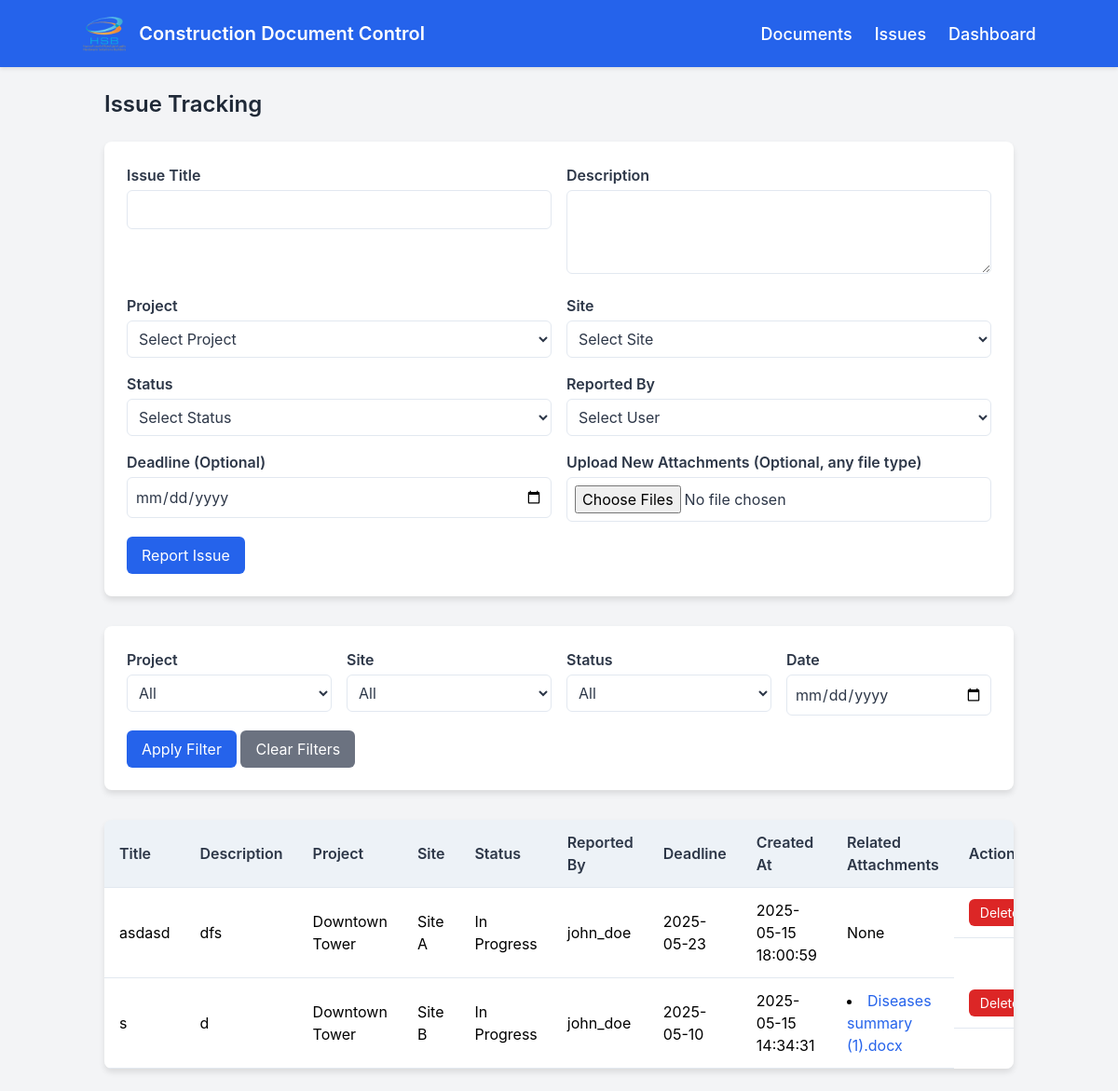
The app's page /issues, older data.
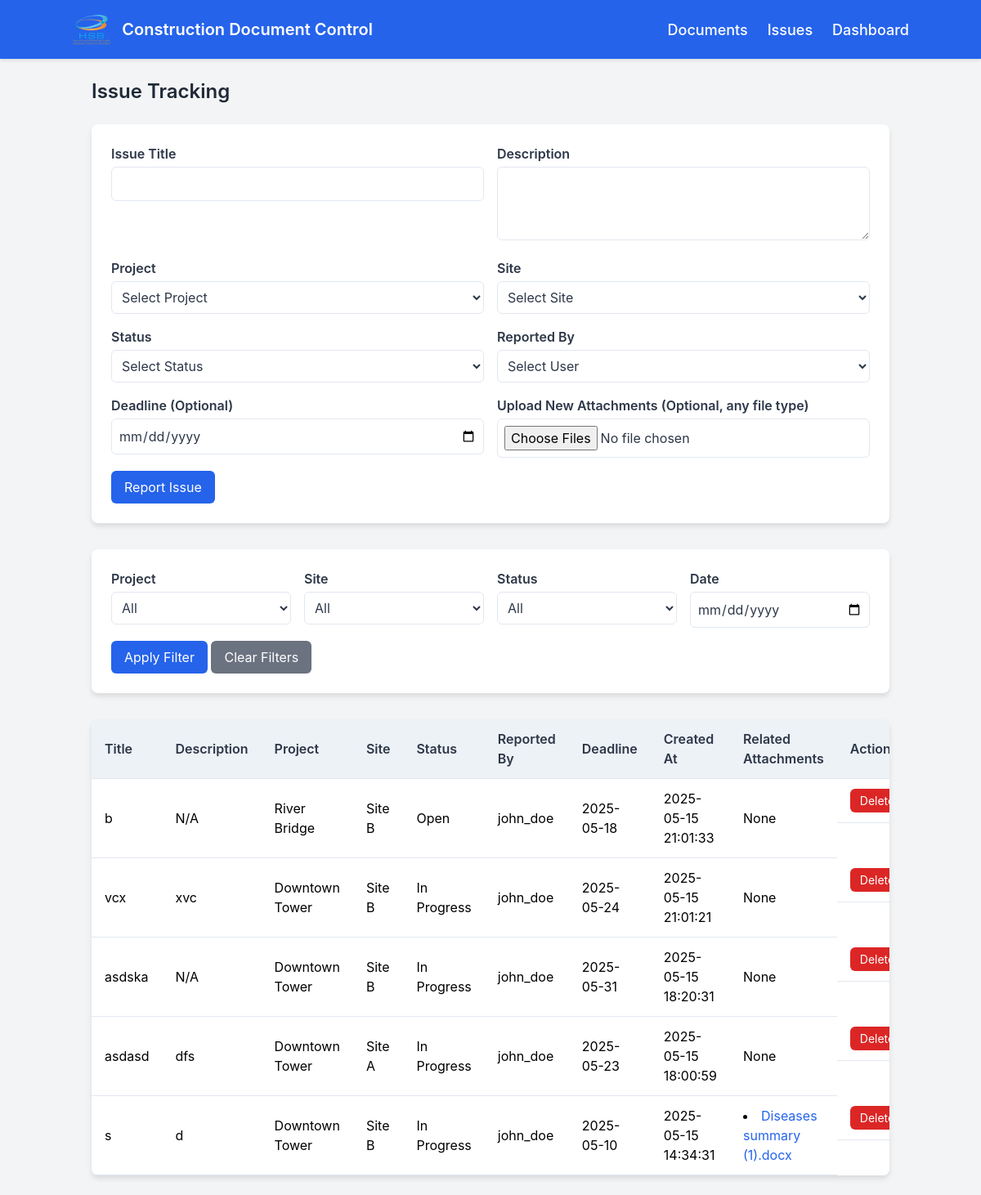
The same page, newer data.
### tables this page shows
CREATE TABLE issues (
        id INTEGER PRIMARY KEY AUTOINCREMENT,
        title TEXT NOT NULL,
        description TEXT,
        project_id INTEGER,
        site_id INTEGER,
        status_id INTEGER,
        reported_by INTEGER,
        deadline DATE,
        created_at TIMESTAMP DEFAULT CURRENT_TIMESTAMP,
        FOREIGN KEY (project_id) REFERENCES projects(id),
        FOREIGN KEY (site_id) REFERENCES sites(id),
        FOREIGN KEY (status_id) REFERENCES issue_statuses(id),
        FOREIGN KEY (reported_by) REFERENCES users(id)
    );

CREATE TABLE projects (
        id INTEGER PRIMARY KEY AUTOINCREMENT,
        project_name TEXT NOT NULL UNIQUE
    );

CREATE TABLE sites (
        id INTEGER PRIMARY KEY AUTOINCREMENT,
        site_name TEXT NOT NULL UNIQUE
    );

CREATE TABLE issue_statuses (
        id INTEGER PRIMARY KEY AUTOINCREMENT,
        status_name TEXT NOT NULL UNIQUE
    );

CREATE TABLE users (
        id INTEGER PRIMARY KEY AUTOINCREMENT,
        username TEXT NOT NULL UNIQUE
    );

CREATE TABLE issue_attachments (
            id INTEGER PRIMARY KEY AUTOINCREMENT,
            filename TEXT NOT NULL,
            file_path TEXT NOT NULL,
            issue_id INTEGER,
            uploaded_by INTEGER,
            created_at TIMESTAMP DEFAULT CURRENT_TIMESTAMP,
            FOREIGN KEY (issue_id) REFERENCES issues(id),
            FOREIGN KEY (uploaded_by) REFERENCES users(id)
        );

### app.py (the view, shortened to what this page needs)
@app.route('/issues', methods=['GET', 'POST'])
def issues():
    filters = {}
    projects = get_projects()
    sites = get_sites()
    issue_statuses = get_issue_statuses()
    users = get_users()
    issues = get_all_issues(filters)
    return render_template('issues.html',
                         projects=projects,
                         sites=sites,
                         issue_statuses=issue_statuses,
                         users=users,
                         issues=issues,
                         filters=filters,
                         get_documents_for_issue=get_documents_for_issue)

### database.py (called while the page is built, shortened)
def get_db_connection():
    conn = sqlite3.connect(DATABASE)
    conn.row_factory = sqlite3.Row
    return conn

def get_projects():
    conn = get_db_connection()
    projects = conn.execute('SELECT * FROM projects').fetchall()
    conn.close()
    return projects

def get_sites():
    conn = get_db_connection()
    sites = conn.execute('SELECT * FROM sites').fetchall()
    conn.close()
    return sites

def get_users():
    conn = get_db_connection()
    users = conn.execute('SELECT * FROM users').fetchall()
    conn.close()
    return users

def get_issue_statuses():
    conn = get_db_connection()
    statuses = conn.execute('SELECT * FROM issue_statuses').fetchall()
    conn.close()
    return statuses

def get_all_issues(filters=None):
    conn = get_db_connection()
    query = '''
        SELECT i.id, i.title, i.description, p.project_name, s.site_name, st.status_name, u.username, i.deadline, i.created_at
        FROM issues i
        JOIN projects p ON i.project_id = p.id
        JOIN sites s ON i.site_id = s.id
        JOIN issue_statuses st ON i.status_id = st.id
        JOIN users u ON i.reported_by = u.id
    '''
    params = []
    conditions = []
    if conditions:
        query += ' WHERE ' + ' AND '.join(conditions)
    query += ' ORDER BY i.created_at DESC'
    issues = conn.execute(query, params).fetchall()
    conn.close()
    return issues

def get_documents_for_issue(issue_id):
    conn = get_db_connection()
    documents = conn.execute('''
        SELECT ia.id, ia.filename
        FROM issue_attachments ia
        WHERE ia.issue_id = ?
    ''', (issue_id,)).fetchall()
    conn.close()
    return documents

### templates/issues.html (shortened to what this page needs)
{% extends 'base.html' %}
{% block content %}
    <h2 class="text-2xl font-semibold text-gray-800 mb-6">Issue Tracking</h2>
    <div class="form-container mb-6">
        <form id="report-issue-form" method="POST" action="{{ url_for('report_issue') }}" enctype="multipart/form-data">
            <div class="grid grid-cols-1 md:grid-cols-2 gap-4">
                <div>
                    <label for="issue-title" class="block mb-1">Issue Title</label>
                    <input type="text" id="issue-title" name="title" class="w-full border p-2 rounded-md focus:outline-none focus:border-blue-500" required>
                </div>
                <div>
                    <label for="issue-description" class="block mb-1">Description</label>
                    <textarea id="issue-description" name="description" class="w-full border p-2 rounded-md focus:outline-none focus:border-blue-500" rows="3"></textarea>
                </div>
                <div>
                    <label for="issue-project" class="block mb-1">Project</label>
                    <select id="issue-project" name="project" required>
                        <option value="">Select Project</option>
                    </select>
                </div>
                <div>
                    <label for="issue-site" class="block mb-1">Site</label>
                    <select id="issue-site" name="site" required>
                        <option value="">Select Site</option>
                    </select>
                </div>
                <div>
                    <label for="issue-status" class="block mb-1">Status</label>
                    <select id="issue-status" name="status" required>
                        <option value="">Select Status</option>
                    </select>
                </div>
                <div>
                    <label for="issue-reported-by" class="block mb-1">Reported By</label>
                    <select id="issue-reported-by" name="reported_by" required>
                        <option value="">Select User</option>
                    </select>
                </div>
                <div>
                    <label for="issue-deadline" class="block mb-1">Deadline (Optional)</label>
                    <input type="date" id="issue-deadline" name="deadline" class="w-full border p-2 rounded-md focus:outline-none focus:border-blue-500">
                </div>
                <div>
                    <label for="issue-files" class="block mb-1">Upload New Attachments (Optional, any file type)</label>
                    <input type="file" id="issue-files" name="files" multiple class="w-full border p-2 rounded-md focus:outline-none focus:border-blue-500">
                </div>
            </div>
            <button type="submit" class="bg-blue-600 text-white px-4 py-2 mt-4 rounded-md hover:bg-blue-700">Report Issue</button>
        </form>
    </div>
    <div class="form-container mb-6">
        <form id="filter-issues-form" method="POST" action="">
            <div class="grid grid-cols-1 md:grid-cols-4 gap-4">
                <div>
                    <label for="filter_issue_project" class="block mb-1">Project</label>
                    <select id="filter_issue_project" name="project">
                        <option value="">All</option>
                    </select>
                </div>
                <div>
                    <label for="filter_issue_site" class="block mb-1">Site</label>
                    <select id="filter_issue_site" name="site">
                        <option value="">All</option>
                    </select>
                </div>
                <div>
                    <label for="filter_issue_status" class="block mb-1">Status</label>
                    <select id="filter_issue_status" name="status">
                        <option value="">All</option>
                    </select>
                </div>
                <div>
                    <label for="filter_issue_date" class="block mb-1">Date</label>
                    <input type="date" id="filter_issue_date" name="date" value="{{ filters.date if filters.date else '' }}">
                </div>
            </div>
            <button type="submit" class="bg-blue-600 text-white px-4 py-2 mt-4 rounded-md hover:bg-blue-700">Apply Filter</button>
            <button type="button" id="clear-issue-filters" class="bg-gray-500 text-white px-4 py-2 mt-4 rounded-md hover:bg-gray-700">Clear Filters</button>
        </form>
    </div>
    <div class="table-container">
        <table>
            <thead>
                <tr>
                    <th>Title</th>
                    <th>Description</th>
                    <th>Project</th>
                    <th>Site</th>
                    <th>Status</th>
                    <th>Reported By</th>
                    <th>Deadline</th>
                    <th>Created At</th>
                    <th>Related Attachments</th>
                    <th>Action</th>
                </tr>
            </thead>
            <tbody>
                {% for issue in issues %}
                    <tr>
                        <td>{{ issue.title }}</td>
                        <td>{{ issue.description or 'N/A' }}</td>
                        <td>{{ issue.project_name }}</td>
                        <td>{{ issue.site_name }}</td>
                        <td>{{ issue.status_name }}</td>
                        <td>{{ issue.username }}</td>
                        <td>{{ issue.deadline or 'N/A' }}</td>
                        <td>{{ issue.created_at }}</td>
                        <td>
                            {% set related_docs = get_documents_for_issue(issue.id) %}
                            {% if related_docs %}
                                <ul class="list-disc list-inside">
                                    {% for doc in related_docs %}
                                        <li>
                                            <a href="{{ url_for('serve_uploaded_file', filename=doc.filename) }}" class="text-blue-600 hover:underline" target="_blank">{{ doc.filename }}</a>
                                        </li>
                                    {% endfor %}
                                </ul>
                            {% else %}
                                None
                            {% endif %}
                        </td>
                        <td class="flex items-center space-x-2">
                            <form class="delete-issue-form inline-flex" method="POST" action="{{ url_for('delete_issue_route', issue_id=issue.id) }}">
                                <button type="submit" class="bg-red-600 text-white px-2 py-1 rounded-md hover:bg-red-700">Delete</button>
                            </form>
                        </td>
                    </tr>
                {% endfor %}
            </tbody>
        </table>
    </div>
{% endblock %}

### templates/base.html (shortened to what this page needs)
<!DOCTYPE html>
<html lang="en">
<head>
    <link href="https://cdn.jsdelivr.net/npm/tailwindcss@2.2.19/dist/tailwind.min.css" rel="stylesheet">
    <link href="{{ url_for('static', filename='css/style.css') }}" rel="stylesheet">
</head>
<body class="bg-gray-100">
    <nav class="bg-blue-600 p-4">
        <div class="container mx-auto flex justify-between items-center">
            <a href="{{ url_for('index') }}" class="flex items-center">
                <img src="{{ url_for('static', filename='images/logo.png') }}" alt="Logo" class="navbar-logo mr-3">
                <span class="text-white text-xl font-semibold hidden md:inline">Construction Document Control</span>
            </a>
            <div class="nav-links">
                <a href="{{ url_for('index') }}" class="nav-link">Documents</a>
                <a href="{{ url_for('issues') }}" class="nav-link">Issues</a>
                <a href="{{ url_for('dashboard') }}" class="nav-link">Dashboard</a>
            </div>
        </div>
    </nav>
    <div class="container mx-auto p-6">
        {% block content %}{% endblock %}
    </div>
</body>
</html>

### static/css/style.css (style rules this page uses)
body { font-family: 'Inter', sans-serif; }
nav { box-shadow: 0 2px 4px rgba(0, 0, 0, 0.1); transition: background-color 0.3s ease; }
nav .navbar-logo { height: 40px; width: auto; transition: transform 0.3s ease, filter 0.3s ease; }
.nav-links { display: flex; gap: 1.5rem; align-items: center; }
.nav-link { font-size: 1.125rem; font-weight: 500; color: #ffffff; position: relative; transition: color 0.3s ease; }
.nav-link::after { content: ''; position: absolute; width: 0; height: 2px; bottom: -4px; left: 0; background-color: #e2e8f0; transition: width 0.3s ease; }
.form-container { background: white; padding: 1.5rem; border-radius: 0.5rem; box-shadow: 0 4px 6px rgba(0, 0, 0, 0.1); margin-bottom: 2rem; }
.form-container label { font-weight: 600; color: #2d3748; }
.form-container input[type="text"], .form-container textarea, .form-container input[type="file"], .form-container select, .form-container input[type="date"] { border: 1px solid #e2e8f0; padding: 0.5rem; border-radius: 0.375rem; width: 100%; transition: border-color 0.2s; color: #2d3748; background-color: #ffffff; }
.form-container button { transition: background-color 0.2s; }
.table-container { background: white; border-radius: 0.5rem; box-shadow: 0 4px 6px rgba(0, 0, 0, 0.1); overflow-x: auto; }
.table-container table { width: 100%; border-collapse: separate; border-spacing: 0; }
.table-container th, .table-container td { padding: 0.75rem 1rem; text-align: left; border-bottom: 1px solid #e2e8f0; }
.table-container th { background: #edf2f7; font-weight: 600; color: #2d3748; }
.table-container button { padding: 0.25rem 0.75rem; font-size: 0.875rem; }

Row changes from the older to the newer data that the page shows:
added issues: title "b", description "N/A", project_name "River Bridge", site_name "Site B", status_name "Open", username "john_doe", deadline "2025-05-18", created_at "2025-05-15 21:01:33", shows "None"
added issues: title "vcx", description "xvc", project_name "Downtown Tower", site_name "Site B", status_name "In Progress", username "john_doe", deadline "2025-05-24", created_at "2025-05-15 21:01:21", shows "None"
added issues: title "asdska", description "N/A", project_name "Downtown Tower", site_name "Site B", status_name "In Progress", username "john_doe", deadline "2025-05-31", created_at "2025-05-15 18:20:31", shows "None"
